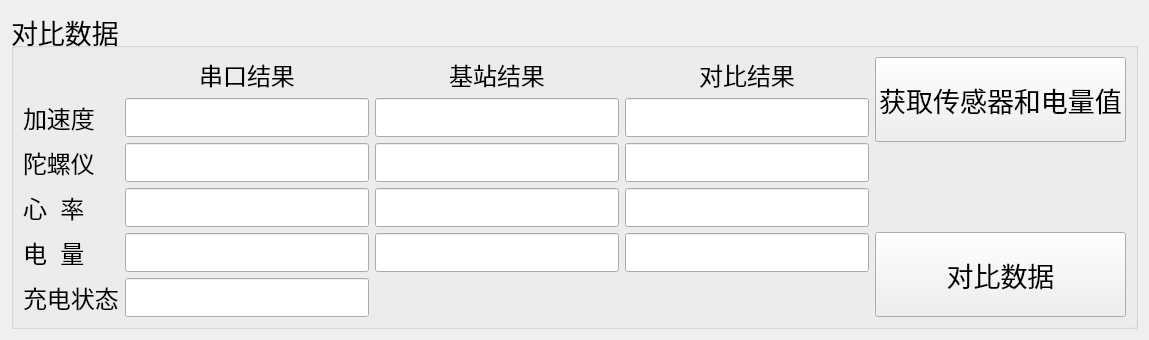
     <widget class="QWidget" name="tab_2">
      <attribute name="title">
       <string>对比</string>
      </attribute>
      <layout class="QGridLayout" name="gridLayout_6">
       <item row="0" column="0">
        <widget class="QGroupBox" name="groupBox_3">
         <property name="sizePolicy">
          <sizepolicy hsizetype="Expanding" vsizetype="Expanding">
           <horstretch>0</horstretch>
           <verstretch>1</verstretch>
          </sizepolicy>
         </property>
         <property name="font">
          <font>
           <pointsize>20</pointsize>
          </font>
         </property>
         <property name="title">
          <string>对比数据</string>
         </property>
         <layout class="QGridLayout" name="gridLayout_3">
          <item row="0" column="0">
           <widget class="QLabel" name="label_12">
            <property name="text">
             <string/>
            </property>
           </widget>
          </item>
          <item row="0" column="1">
           <widget class="QLabel" name="label_13">
            <property name="sizePolicy">
             <sizepolicy hsizetype="Expanding" vsizetype="Expanding">
              <horstretch>0</horstretch>
              <verstretch>0</verstretch>
             </sizepolicy>
            </property>
            <property name="minimumSize">
             <size>
              <width>0</width>
              <height>4</height>
             </size>
            </property>
            <property name="baseSize">
             <size>
              <width>0</width>
              <height>0</height>
             </size>
            </property>
            <property name="font">
             <font>
              <pointsize>18</pointsize>
             </font>
            </property>
            <property name="layoutDirection">
             <enum>Qt::LeftToRight</enum>
            </property>
            <property name="text">
             <string>串口结果</string>
            </property>
            <property name="alignment">
             <set>Qt::AlignCenter</set>
            </property>
           </widget>
          </item>
          <item row="0" column="2">
           <widget class="QLabel" name="label_14">
            <property name="sizePolicy">
             <sizepolicy hsizetype="Expanding" vsizetype="Expanding">
              <horstretch>0</horstretch>
              <verstretch>0</verstretch>
             </sizepolicy>
            </property>
            <property name="minimumSize">
             <size>
              <width>0</width>
              <height>2</height>
             </size>
            </property>
            <property name="font">
             <font>
              <pointsize>18</pointsize>
             </font>
            </property>
            <property name="text">
             <string>基站结果</string>
            </property>
            <property name="alignment">
             <set>Qt::AlignCenter</set>
            </property>
           </widget>
          </item>
          <item row="0" column="3">
           <widget class="QLabel" name="label_15">
            <property name="sizePolicy">
             <sizepolicy hsizetype="Expanding" vsizetype="Expanding">
              <horstretch>0</horstretch>
              <verstretch>0</verstretch>
             </sizepolicy>
            </property>
            <property name="minimumSize">
             <size>
              <width>0</width>
              <height>2</height>
             </size>
            </property>
            <property name="font">
             <font>
              <pointsize>18</pointsize>
             </font>
            </property>
            <property name="text">
             <string>对比结果</string>
            </property>
            <property name="alignment">
             <set>Qt::AlignCenter</set>
            </property>
           </widget>
          </item>
          <item row="0" column="4" rowspan="6">
           <layout class="QVBoxLayout" name="verticalLayout">
            <item>
             <widget class="QPushButton" name="pushButton_ispd_sensor">
              <property name="sizePolicy">
               <sizepolicy hsizetype="Preferred" vsizetype="Expanding">
                <horstretch>0</horstretch>
                <verstretch>0</verstretch>
               </sizepolicy>
              </property>
              <property name="minimumSize">
               <size>
                <width>0</width>
                <height>40</height>
               </size>
              </property>
              <property name="font">
               <font>
                <pointsize>20</pointsize>
               </font>
              </property>
              <property name="focusPolicy">
               <enum>Qt::TabFocus</enum>
              </property>
              <property name="text">
               <string>获取传感器和电量值</string>
              </property>
             </widget>
            </item>
            <item>
             <spacer name="verticalSpacer">
              <property name="orientation">
               <enum>Qt::Vertical</enum>
              </property>
              <property name="sizeHint" stdset="0">
               <size>
                <width>20</width>
                <height>40</height>
               </size>
              </property>
             </spacer>
            </item>
            <item>
             <widget class="QPushButton" name="pushButton_ispd_cmp">
              <property name="sizePolicy">
               <sizepolicy hsizetype="Preferred" vsizetype="Expanding">
                <horstretch>0</horstretch>
                <verstretch>0</verstretch>
               </sizepolicy>
              </property>
              <property name="minimumSize">
               <size>
                <width>0</width>
                <height>40</height>
               </size>
              </property>
              <property name="font">
               <font>
                <pointsize>20</pointsize>
               </font>
              </property>
              <property name="focusPolicy">
               <enum>Qt::TabFocus</enum>
              </property>
              <property name="text">
               <string>对比数据</string>
              </property>
             </widget>
            </item>
           </layout>
          </item>
          <item row="1" column="0">
           <widget class="QLabel" name="label_6">
            <property name="sizePolicy">
             <sizepolicy hsizetype="Preferred" vsizetype="Expanding">
              <horstretch>0</horstretch>
              <verstretch>0</verstretch>
             </sizepolicy>
            </property>
            <property name="minimumSize">
             <size>
              <width>0</width>
              <height>2</height>
             </size>
            </property>
            <property name="font">
             <font>
              <pointsize>18</pointsize>
             </font>
            </property>
            <property name="text">
             <string>加速度</string>
            </property>
           </widget>
          </item>
          <item row="1" column="1">
           <widget class="QLineEdit" name="lineEdit_acc_sp">
            <property name="sizePolicy">
             <sizepolicy hsizetype="Expanding" vsizetype="Expanding">
              <horstretch>0</horstretch>
              <verstretch>0</verstretch>
             </sizepolicy>
            </property>
            <property name="focusPolicy">
             <enum>Qt::NoFocus</enum>
            </property>
            <property name="readOnly">
             <bool>true</bool>
            </property>
           </widget>
          </item>
          <item row="1" column="2">
           <widget class="QLineEdit" name="lineEdit_acc_mr">
            <property name="sizePolicy">
             <sizepolicy hsizetype="Expanding" vsizetype="Expanding">
              <horstretch>0</horstretch>
              <verstretch>0</verstretch>
             </sizepolicy>
            </property>
            <property name="focusPolicy">
             <enum>Qt::NoFocus</enum>
            </property>
            <property name="readOnly">
             <bool>true</bool>
            </property>
           </widget>
          </item>
          <item row="1" column="3">
           <widget class="QLineEdit" name="lineEdit_acc_cmp">
            <property name="sizePolicy">
             <sizepolicy hsizetype="Expanding" vsizetype="Expanding">
              <horstretch>0</horstretch>
              <verstretch>0</verstretch>
             </sizepolicy>
            </property>
            <property name="focusPolicy">
             <enum>Qt::NoFocus</enum>
            </property>
           </widget>
          </item>
          <item row="2" column="0">
           <widget class="QLabel" name="label_7">
            <property name="sizePolicy">
             <sizepolicy hsizetype="Preferred" vsizetype="Expanding">
              <horstretch>0</horstretch>
              <verstretch>0</verstretch>
             </sizepolicy>
            </property>
            <property name="minimumSize">
             <size>
              <width>0</width>
              <height>2</height>
             </size>
            </property>
            <property name="font">
             <font>
              <pointsize>18</pointsize>
             </font>
            </property>
            <property name="text">
             <string>陀螺仪</string>
            </property>
           </widget>
          </item>
          <item row="2" column="1">
           <widget class="QLineEdit" name="lineEdit_gy_sp">
            <property name="sizePolicy">
             <sizepolicy hsizetype="Expanding" vsizetype="Expanding">
              <horstretch>0</horstretch>
              <verstretch>0</verstretch>
             </sizepolicy>
            </property>
            <property name="focusPolicy">
             <enum>Qt::NoFocus</enum>
            </property>
            <property name="readOnly">
             <bool>true</bool>
            </property>
           </widget>
          </item>
          <item row="2" column="2">
           <widget class="QLineEdit" name="lineEdit_gy_mr">
            <property name="sizePolicy">
             <sizepolicy hsizetype="Expanding" vsizetype="Expanding">
              <horstretch>0</horstretch>
              <verstretch>0</verstretch>
             </sizepolicy>
            </property>
            <property name="focusPolicy">
             <enum>Qt::NoFocus</enum>
            </property>
            <property name="readOnly">
             <bool>true</bool>
            </property>
           </widget>
          </item>
          <item row="2" column="3">
           <widget class="QLineEdit" name="lineEdit_gy_cmp">
            <property name="sizePolicy">
             <sizepolicy hsizetype="Expanding" vsizetype="Expanding">
              <horstretch>0</horstretch>
              <verstretch>0</verstretch>
             </sizepolicy>
            </property>
            <property name="focusPolicy">
             <enum>Qt::NoFocus</enum>
            </property>
           </widget>
          </item>
          <item row="3" column="0">
           <widget class="QLabel" name="label_8">
            <property name="sizePolicy">
             <sizepolicy hsizetype="Preferred" vsizetype="Expanding">
              <horstretch>0</horstretch>
              <verstretch>0</verstretch>
             </sizepolicy>
            </property>
            <property name="minimumSize">
             <size>
              <width>0</width>
              <height>2</height>
             </size>
            </property>
            <property name="font">
             <font>
              <pointsize>18</pointsize>
             </font>
            </property>
            <property name="text">
             <string>心  率</string>
            </property>
           </widget>
          </item>
          <item row="3" column="1">
           <widget class="QLineEdit" name="lineEdit_hr_sp">
            <property name="sizePolicy">
             <sizepolicy hsizetype="Expanding" vsizetype="Expanding">
              <horstretch>0</horstretch>
              <verstretch>0</verstretch>
             </sizepolicy>
            </property>
            <property name="focusPolicy">
             <enum>Qt::NoFocus</enum>
            </property>
            <property name="readOnly">
             <bool>true</bool>
            </property>
           </widget>
          </item>
          <item row="3" column="2">
           <widget class="QLineEdit" name="lineEdit_hr_mr">
            <property name="sizePolicy">
             <sizepolicy hsizetype="Expanding" vsizetype="Expanding">
              <horstretch>0</horstretch>
              <verstretch>0</verstretch>
             </sizepolicy>
            </property>
            <property name="focusPolicy">
             <enum>Qt::NoFocus</enum>
            </property>
            <property name="readOnly">
             <bool>true</bool>
            </property>
           </widget>
          </item>
          <item row="3" column="3">
           <widget class="QLineEdit" name="lineEdit_hr_cmp">
            <property name="sizePolicy">
             <sizepolicy hsizetype="Expanding" vsizetype="Expanding">
              <horstretch>0</horstretch>
              <verstretch>0</verstretch>
             </sizepolicy>
            </property>
            <property name="focusPolicy">
             <enum>Qt::NoFocus</enum>
            </property>
           </widget>
          </item>
          <item row="4" column="0">
           <widget class="QLabel" name="label_9">
            <property name="sizePolicy">
             <sizepolicy hsizetype="Preferred" vsizetype="Expanding">
              <horstretch>0</horstretch>
              <verstretch>0</verstretch>
             </sizepolicy>
            </property>
            <property name="minimumSize">
             <size>
              <width>0</width>
              <height>2</height>
             </size>
            </property>
            <property name="font">
             <font>
              <pointsize>18</pointsize>
             </font>
            </property>
            <property name="text">
             <string>电  量</string>
            </property>
           </widget>
          </item>
          <item row="4" column="1">
           <widget class="QLineEdit" name="lineEdit_volt_sp">
            <property name="sizePolicy">
             <sizepolicy hsizetype="Expanding" vsizetype="Expanding">
              <horstretch>0</horstretch>
              <verstretch>0</verstretch>
             </sizepolicy>
            </property>
            <property name="focusPolicy">
             <enum>Qt::NoFocus</enum>
            </property>
            <property name="readOnly">
             <bool>true</bool>
            </property>
           </widget>
          </item>
          <item row="4" column="2">
           <widget class="QLineEdit" name="lineEdit_volt_mr">
            <property name="sizePolicy">
             <sizepolicy hsizetype="Expanding" vsizetype="Expanding">
              <horstretch>0</horstretch>
              <verstretch>0</verstretch>
             </sizepolicy>
            </property>
            <property name="focusPolicy">
             <enum>Qt::NoFocus</enum>
            </property>
            <property name="readOnly">
             <bool>true</bool>
            </property>
           </widget>
          </item>
          <item row="4" column="3">
           <widget class="QLineEdit" name="lineEdit_volt_cmp">
            <property name="sizePolicy">
             <sizepolicy hsizetype="Expanding" vsizetype="Expanding">
              <horstretch>0</horstretch>
              <verstretch>0</verstretch>
             </sizepolicy>
            </property>
            <property name="focusPolicy">
             <enum>Qt::NoFocus</enum>
            </property>
           </widget>
          </item>
          <item row="5" column="0">
           <widget class="QLabel" name="label_19">
            <property name="sizePolicy">
             <sizepolicy hsizetype="Preferred" vsizetype="Expanding">
              <horstretch>0</horstretch>
              <verstretch>0</verstretch>
             </sizepolicy>
            </property>
            <property name="minimumSize">
             <size>
              <width>0</width>
              <height>2</height>
             </size>
            </property>
            <property name="font">
             <font>
              <pointsize>18</pointsize>
             </font>
            </property>
            <property name="text">
             <string>充电状态</string>
            </property>
           </widget>
          </item>
          <item row="5" column="1">
           <widget class="QLineEdit" name="lineEdit_isCharge">
            <property name="sizePolicy">
             <sizepolicy hsizetype="Expanding" vsizetype="Expanding">
              <horstretch>0</horstretch>
              <verstretch>0</verstretch>
             </sizepolicy>
            </property>
            <property name="focusPolicy">
             <enum>Qt::NoFocus</enum>
            </property>
            <property name="readOnly">
             <bool>true</bool>
            </property>
           </widget>
          </item>
         </layout>
        </widget>
       </item>
      </layout>
     </widget>
